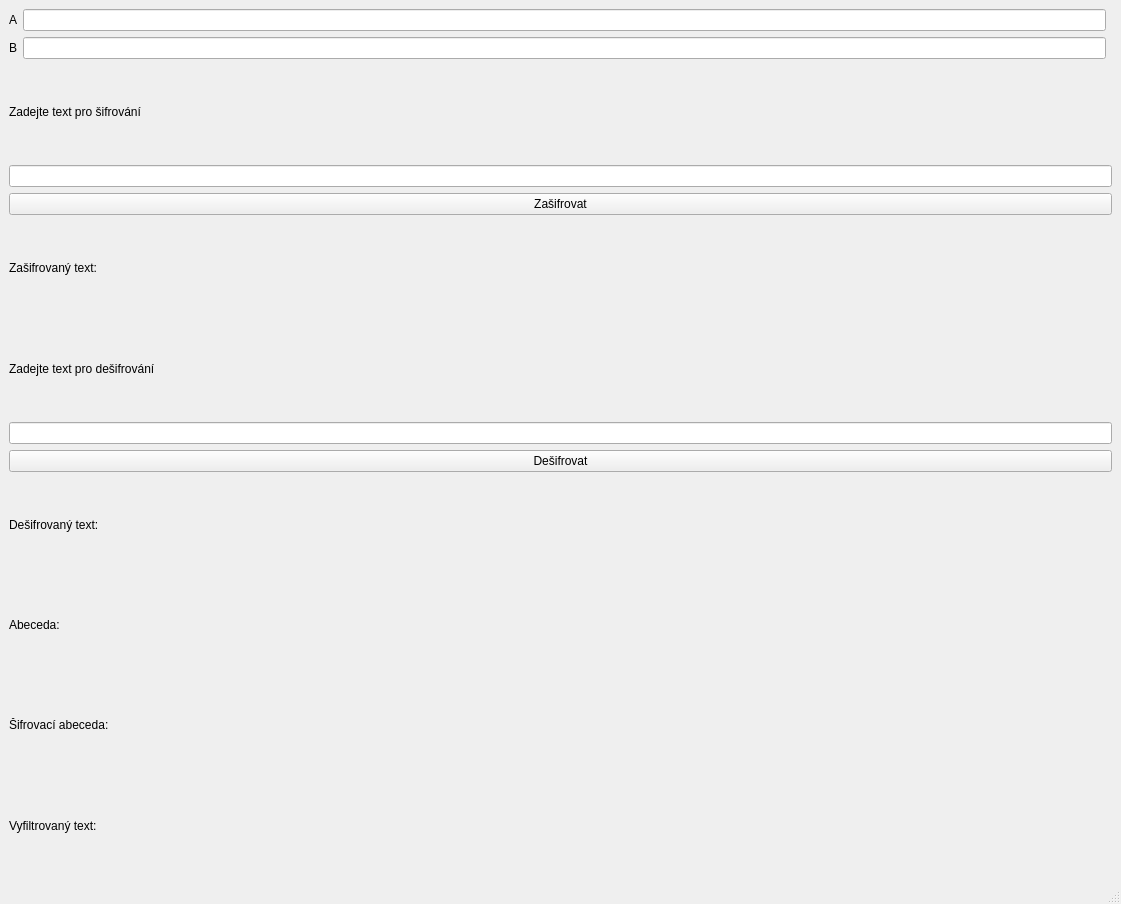
<?xml version="1.0" encoding="UTF-8"?>
<ui version="4.0">
 <class>MainWindow</class>
 <widget class="QMainWindow" name="MainWindow">
  <property name="geometry">
   <rect>
    <x>0</x>
    <y>0</y>
    <width>1121</width>
    <height>904</height>
   </rect>
  </property>
  <property name="windowTitle">
   <string>MainWindow</string>
  </property>
  <widget class="QWidget" name="centralwidget">
   <layout class="QGridLayout" name="gridLayout">
    <item row="2" column="0" colspan="2">
     <widget class="QLabel" name="sifrovaniGUI">
      <property name="text">
       <string>Zadejte text pro šifrování</string>
      </property>
     </widget>
    </item>
    <item row="7" column="0" colspan="3">
     <widget class="QLineEdit" name="lineEditTextDesifrovani"/>
    </item>
    <item row="6" column="0" colspan="2">
     <widget class="QLabel" name="desifrovaniGUI">
      <property name="text">
       <string>Zadejte text pro dešifrování</string>
      </property>
      <property name="textInteractionFlags">
       <set>Qt::LinksAccessibleByMouse|Qt::TextSelectableByMouse</set>
      </property>
     </widget>
    </item>
    <item row="4" column="0" colspan="3">
     <widget class="QPushButton" name="pushZasifrovat">
      <property name="text">
       <string>Zašifrovat</string>
      </property>
     </widget>
    </item>
    <item row="5" column="0" colspan="3">
     <widget class="QLabel" name="zasifrovanyTextGUI">
      <property name="text">
       <string>Zašifrovaný text: </string>
      </property>
      <property name="textInteractionFlags">
       <set>Qt::LinksAccessibleByMouse|Qt::TextSelectableByMouse</set>
      </property>
     </widget>
    </item>
    <item row="3" column="0" colspan="3">
     <widget class="QLineEdit" name="lineEditTextSifrovani"/>
    </item>
    <item row="8" column="0" colspan="3">
     <widget class="QPushButton" name="pushDesifrovat">
      <property name="text">
       <string>Dešifrovat</string>
      </property>
     </widget>
    </item>
    <item row="9" column="0" colspan="3">
     <widget class="QLabel" name="desifrovanyTextGUI">
      <property name="text">
       <string>Dešifrovaný text: </string>
      </property>
      <property name="textInteractionFlags">
       <set>Qt::LinksAccessibleByMouse|Qt::TextSelectableByMouse</set>
      </property>
     </widget>
    </item>
    <item row="12" column="0" colspan="3">
     <widget class="QLabel" name="vyfiltrovanyTextGUI">
      <property name="text">
       <string>Vyfiltrovaný text: </string>
      </property>
      <property name="textInteractionFlags">
       <set>Qt::LinksAccessibleByMouse|Qt::TextSelectableByMouse</set>
      </property>
     </widget>
    </item>
    <item row="10" column="0" colspan="3">
     <widget class="QLabel" name="abecedaGUI">
      <property name="text">
       <string>Abeceda: </string>
      </property>
      <property name="textInteractionFlags">
       <set>Qt::LinksAccessibleByMouse|Qt::TextSelectableByMouse</set>
      </property>
     </widget>
    </item>
    <item row="11" column="0" colspan="3">
     <widget class="QLabel" name="sifrovaciAbecedaGUI">
      <property name="text">
       <string>Šifrovací abeceda: </string>
      </property>
      <property name="textInteractionFlags">
       <set>Qt::LinksAccessibleByMouse|Qt::TextSelectableByMouse</set>
      </property>
     </widget>
    </item>
    <item row="1" column="1">
     <widget class="QLineEdit" name="lineEditCisloB"/>
    </item>
    <item row="0" column="1">
     <widget class="QLineEdit" name="lineEditCisloA"/>
    </item>
    <item row="1" column="0">
     <widget class="QLabel" name="cisloB">
      <property name="text">
       <string>B</string>
      </property>
     </widget>
    </item>
    <item row="0" column="0">
     <widget class="QLabel" name="cisloA">
      <property name="text">
       <string>A</string>
      </property>
     </widget>
    </item>
   </layout>
  </widget>
  <widget class="QMenuBar" name="menubar">
   <property name="geometry">
    <rect>
     <x>0</x>
     <y>0</y>
     <width>1121</width>
     <height>21</height>
    </rect>
   </property>
  </widget>
  <widget class="QStatusBar" name="statusbar"/>
 </widget>
 <resources/>
 <connections/>
</ui>
